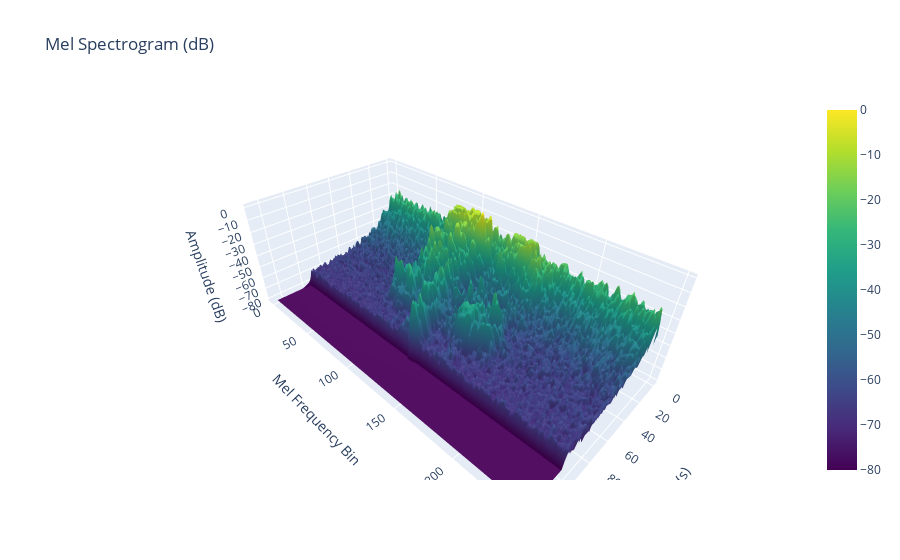

Notebook cell for this chart:
### Code cell
import plotly.graph_objects as go

fig = go.Figure(data=[
    go.Surface(z=mel_spectrogram_dbs_disgusted[0].T, colorscale='viridis')
])

fig.update_layout(
    title='Mel Spectrogram (dB)',
    scene=dict(
        xaxis=dict(title='Time (s)'),
        yaxis=dict(title='Mel Frequency Bin'),
        zaxis=dict(title='Amplitude (dB)')
    )
)

fig.show()

### Figure 1 — Plotly figure (JSON) as saved in the notebook; plotly's stock layout.template omitted (floating-point values rounded to 4 significant figures; data arrays with more than 128 entries replaced by an {"elided": "..."} marker saying what was removed)
{"data": [{"colorscale": [[0, "#440154"], [0.1111, "#482878"], [0.2222, "#3e4989"], [0.3333, "#31688e"], [0.4444, "#26828e"], [0.5556, "#1f9e89"], [0.6667, "#35b779"], [0.7778, "#6ece58"], [0.8889, "#b5de2b"], [1, "#fde725"]], "type": "surface", "z": {"elided": "248x128 float values"}}], "layout": {"scene": {"xaxis": {"title": {"text": "Time (s)"}}, "yaxis": {"title": {"text": "Mel Frequency Bin"}}, "zaxis": {"title": {"text": "Amplitude (dB)"}}}, "title": {"text": "Mel Spectrogram (dB)"}}}
